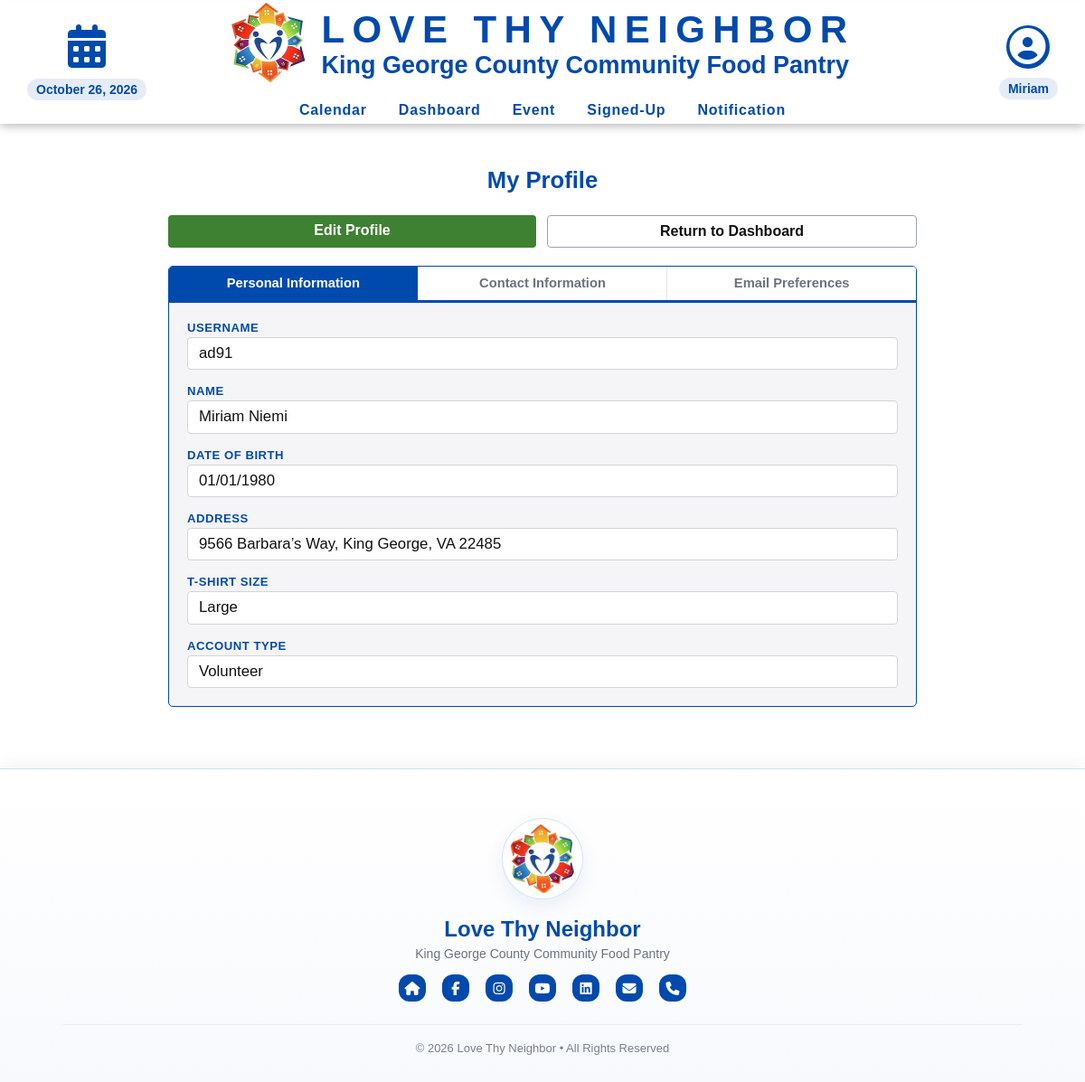
The app's page /viewProfile.php (signed in) with its own data.
### tables this page shows
CREATE TABLE `dbpersons` (
  `id` varchar(256) NOT NULL,
  `first_name` text NOT NULL,
  `last_name` text,
  `phone_number` varchar(16) NOT NULL,
  `email` text,
  `email_prefs` enum('true','false') DEFAULT NULL,
  `birthday` text,
  `t-shirt_size` text,
  `state` varchar(2) DEFAULT NULL,
  `city` text,
  `street_address` text,
  `zip_code` text,
  `emergency_contact_first_name` text,
  `emergency_contact_phone` varchar(16) DEFAULT NULL,
  `emergency_contact_relation` text,
  `archived` tinyint(1) DEFAULT NULL,
  `password` text,
  `contact_num` varchar(255) DEFAULT 'n/a',
  `contact_method` text,
  `type` text,
  `status` text,
  `photo_release` tinyint(1) DEFAULT '0',
  `community_service` tinyint(1) DEFAULT '0',
  `notes` text,
  PRIMARY KEY (`id`)
);

### database/dbPersons.php (called while the page is built, shortened)
<?php
include_once('dbinfo.php');
include_once(dirname(__FILE__) . '/../domain/Person.php');
function retrieve_person($id) {
    $con = connect();
    $query = "SELECT * FROM dbpersons WHERE id = ?";
    $stmt = mysqli_prepare($con, $query);
    mysqli_stmt_bind_param($stmt, "s", $id);
    mysqli_stmt_execute($stmt);
    $result = mysqli_stmt_get_result($stmt);
    $result_row = mysqli_fetch_assoc($result);
    $thePerson = make_a_person($result_row);
    return $thePerson;
}
function make_a_person($result_row) {
    $thePerson = new Person(
        $result_row['id'] ?? null,
        $result_row['first_name'] ?? null,
        $result_row['last_name'] ?? null,
        $result_row['phone_number'] ?? null,
        $result_row['email'] ?? null,
        $result_row['email_prefs'] ?? null,
        $result_row['birthday'] ?? null,
        $result_row['t-shirt_size'] ?? null,
        $result_row['state'] ?? null,
        $result_row['city'] ?? null,
        $result_row['street_address'] ?? null,
        $result_row['zip_code'] ?? null,
        $result_row['emergency_contact_first_name'] ?? null,
        $result_row['emergency_contact_phone'] ?? null,
        $result_row['emergency_contact_relation'] ?? null,
        $result_row['archived'] ?? null,
        $result_row['password'] ?? null,
        $result_row['contact_num'] ?? null,
        $result_row['contact_method'] ?? null,
        $result_row['type'] ?? null,
        $result_row['status'] ?? null,
        $result_row['photo_release'] ?? null,
        $result_row['community_service'] ?? null,
        $result_row['notes'] ?? null
    );
    return $thePerson;
}

### database/dbinfo.php (called while the page is built, shortened)
<?php
function connect() {
    $host = "localhost";
    $database = "neighbordb";
    $user = "neighbordb";
    $pass = "neighbordb";
    $con = mysqli_connect($host,$user,$pass,$database);
    return $con;
}
?>

### domain/Person.php (called while the page is built, shortened)
<?php
class Person {
	private $id;
	private $first_name;
	private $last_name;
	private $birthday;
	private $t_shirt_size;
	private $state;
	private $city;
	private $street_address;
	private $zip_code;
	private $type;
	function __construct(
        $id, $first_name, $last_name, $phone1, $email, $email_prefs, $birthday,
		$t_shirt_size, $state, $city, $street_address, $zip_code,
		$emergency_contact_first_name, $emergency_contact_phone, $emergency_contact_relation,
		$archived, $password, $contact_num, $contact_method, $type,
		$status, $photo_release, $community_service, $notes
		) {
        $this->id = $id;
        $this->first_name = $first_name;
        $this->last_name = $last_name;
        $this->birthday = $birthday;
        $this->t_shirt_size = $t_shirt_size;
        $this->state = $state;
        $this->city = $city;
        $this->street_address = $street_address;
        $this->zip_code = $zip_code;
        $this->type = $type;
    }
	function get_id() {
		return $this->id;
	}
	function get_first_name() {
		return $this->first_name;
	}
	function get_last_name() {
		return $this->last_name;
	}
	function get_birthday() {
		return $this->birthday;
	}
	function get_t_shirt_size() {
		return $this->t_shirt_size;
	}
	function get_state() {
		return $this->state;
	}
	function get_city() {
		return $this->city;
	}
	function get_street_address() {
		return $this->street_address;
	}
	function get_zip_code() {
		return $this->zip_code;
	}
	function get_access_level() {
		if($this->id == 'vmsroot') {
			$access = 3;
		return $access;
		} elseif($this->id == 'vmskiosk') {
			$access = 4;
			return $access;
		} elseif(preg_match("/admin/i", $this->type)){
			$access = 2;
			return $access;
		} else {
			$access = 1;
			return $access;
		}
	}
}

### viewProfile.php (the view, shortened to what this page needs)
<?php
    $userID = null;
    $isAdmin = false;
    if (isset($_SESSION['_id'])) {
        $accessLevel = $_SESSION['access_level'];
        $isAdmin = $accessLevel >= 2;
        $userID = $_SESSION['_id'];
    } else {
        header('Location: login.php');
        die();
    }
    if ($isAdmin && isset($_GET['id'])) {
        require_once('include/input-validation.php');
        $args = sanitize($_GET);
        $id = strtolower($args['id']);
    } else {
        $id = $userID;
    }
    require_once('database/dbPersons.php');
    $user = retrieve_person($id);
    $viewingOwnProfile = $id == $userID;
?>
<!DOCTYPE html>
<html lang="en">
<head>
  <link rel="stylesheet" href="css/layoutInfo.css" />
</head>
<body>
  <?php
    require_once('header.php');
  ?>
<main class="view-profile-wrap">
  <h2 class="view-profile-title">
    <?php if ($viewingOwnProfile): ?>
      My Profile
    <?php else: ?>
      Viewing <?php echo htmlspecialchars($user->get_first_name() . ' ' . $user->get_last_name()); ?>
    <?php endif ?>
  </h2>
  <div class="profile-actions">
    <a href="editProfile.php<?php if ($id != $userID) echo '?id=' . urlencode($id); ?>" class="btn-primary">Edit Profile</a>
    <a href="index.php" class="btn-secondary">Return to Dashboard</a>
  </div>
  <div class="tab-card">
    <div class="tab-bar">
      <label class="tab-label" for="tab-personal">Personal Information</label>
      <label class="tab-label" for="tab-contact">Contact Information</label>
      <label class="tab-label" for="tab-notifs">Email Preferences</label>
    </div>
    <div class="tab-panel" id="panel-personal">
      <div class="field-row">
        <span class="field-label">Username</span>
        <span class="field-value"><?php echo htmlspecialchars($user->get_id()); ?></span>
      </div>
      <div class="field-row">
        <span class="field-label">Name</span>
        <span class="field-value"><?php echo htmlspecialchars($user->get_first_name() . ' ' . $user->get_last_name()); ?></span>
      </div>
      <div class="field-row">
        <span class="field-label">Date of Birth</span>
        <span class="field-value"><?php echo $user->get_birthday() ? date('m/d/Y', strtotime($user->get_birthday())) : 'N/A'; ?></span>
      </div>
      <div class="field-row">
        <span class="field-label">Address</span>
        <span class="field-value"><?php echo htmlspecialchars($user->get_street_address() . ', ' . $user->get_city() . ', ' . $user->get_state() . ' ' . $user->get_zip_code()); ?></span>
      </div>
      <div class="field-row">
        <span class="field-label">T-Shirt Size</span>
        <span class="field-value"><?php echo htmlspecialchars(ucwords(str_replace('_', ' ', $user->get_t_shirt_size()))); ?></span>
      </div>
      <div class="field-row">
        <span class="field-label">Account Type</span>
        <span class="field-value"><?php
          $type = $user->get_access_level();
          if($type >= 2){
            echo "Administrator";
          }
          else{
            echo "Volunteer";
          }
        ?></span>
      </div>
    </div>
  </div>
</main>
<?php include 'footer.php'; ?>
</body>
</html>

### css/layoutInfo.css (style rules this page uses)
* { box-sizing: border-box; margin: 0; padding: 0; font-family: Arial, sans-serif; }
body { background: #f4f7fb; color: #1f2937; }
main:not(.login):not(.calendar-view):not(.dashboard) { padding: 1rem; }
.view-profile-wrap { max-width: 860px; margin: 2rem auto; padding: 0 1rem 3rem; color: var(--page-font-color, #111111); }
.field-row { display: flex; flex-direction: column; margin-bottom: 1rem; }
.field-row:last-child { margin-bottom: 0; }
.field-label { font-size: 0.82rem; font-weight: 600; color: var(--accent-color, rgb(0, 74, 173)); text-transform: uppercase; letter-spacing: 0.04em; margin-bottom: 3px; }
.field-value { font-size: 1.05rem; color: var(--page-font-color, #111111); background: #ffffff; border: 1px solid #d1d5db; border-radius: 4px; padding: 0.45rem 0.75rem; }
.view-profile-title { font-size: 1.6rem; font-weight: 700; margin-bottom: 1.5rem; color: var(--accent-color, rgb(0, 74, 173)); text-align: center; }
.btn-primary { display: inline-block; padding: var(--button-padding, 0.5rem 1.5rem); background-color: var(--main-color, rgb(62, 129, 50)); color: var(--button-font-color, #ffffff); border: none; border-radius: var(--button-border-radius, 0.25rem); font-size: 1rem; font-weight: 600; cursor: pointer; text-decoration: none; text-align: center; width: 100%; box-sizing: border-box; margin-bottom: 0.5rem; transition: background-color 0.15s ease; }
.btn-secondary { display: inline-block; padding: var(--button-padding, 0.5rem 1.5rem); background-color: #ffffff; color: var(--page-font-color, #111111); border: 1px solid #9ca3af; border-radius: var(--button-border-radius, 0.25rem); font-size: 1rem; font-weight: 600; cursor: pointer; text-decoration: none; text-align: center; width: 100%; box-sizing: border-box; margin-bottom: 0.5rem; transition: border-color 0.15s ease; }
.profile-actions { display: flex; gap: 0.75rem; margin-bottom: 1.25rem; }
.profile-actions .btn-primary, .profile-actions .btn-secondary { width: auto; margin-bottom: 0; flex: 1; }
.tab-card { border: 1px solid var(--accent-color, rgb(0, 74, 173)); border-radius: 5px; background-color: var(--page-background-color, #f5f5f7); margin-bottom: 20px; overflow: hidden; }
.tab-bar { display: flex; border-bottom: 3px solid var(--accent-color, rgb(0, 74, 173)); background: #ffffff; }
.tab-label { flex: 1; padding: 0.65rem 0.5rem; text-align: center; font-size: 0.92rem; font-weight: 600; color: #6b7280; cursor: pointer; border-right: 1px solid #e5e7eb; transition: background 0.12s, color 0.12s; user-select: none; }
.tab-label:last-of-type { border-right: none; }
#tab-personal:checked ~ .tab-card .tab-label[for="tab-personal"], #tab-contact:checked ~ .tab-card .tab-label[for="tab-contact"], #tab-notifs:checked ~ .tab-card .tab-label[for="tab-notifs"] { background: var(--accent-color, rgb(0, 74, 173)); color: #ffffff; }
.tab-panel { display: none; padding: 20px; }
#tab-personal:checked ~ .tab-card #panel-personal, #tab-contact:checked ~ .tab-card #panel-contact, #tab-notifs:checked ~ .tab-card #panel-notifs { display: block; }

### footer.php (style rules this page uses)
html, body { height: 100%; margin: 0; font-family: Arial, sans-serif; }

### records on screen
dbpersons: id "ad91", $user->get_first_name() . ' ' . $user->get_last_name() "Miriam Niemi", birthday "01/01/1980", street_address+city+state "9566 Barbara’s Way, King George, VA 22485", str_replace "Large"

### other values on screen
$firstName "Miriam"
